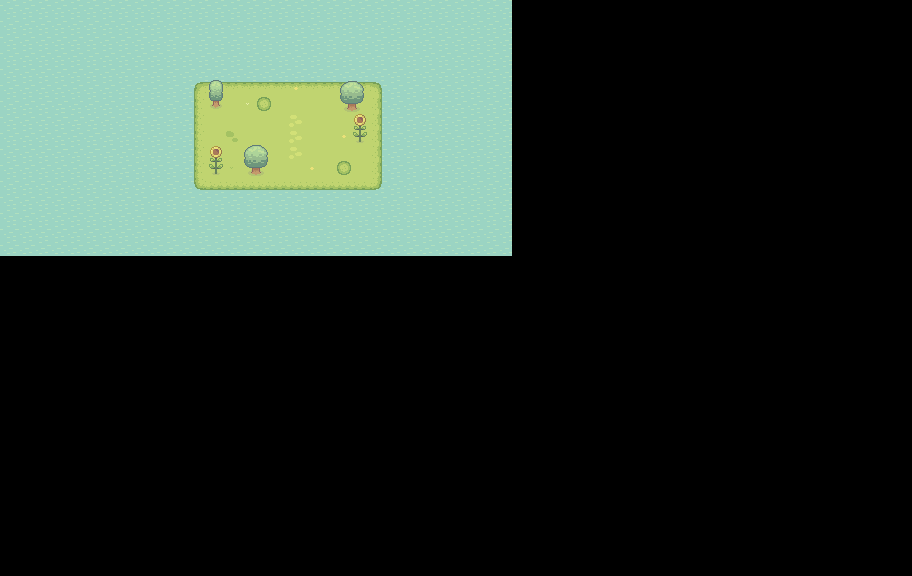

Below is a game level as drawn by its tile map, then a one-line description and the .tmx that defines it (tile-layer data replaced by summaries):
An orthogonal 57x36 tile map with 16x16 px tiles, 3 tile layers (Water, Grass, Plant), 5 tilesets.

<map version="1.5" tiledversion="1.7.2" orientation="orthogonal" renderorder="right-down" width="57" height="36" tilewidth="16" tileheight="16" infinite="0" nextlayerid="4" nextobjectid="1">
 <tileset firstgid="1" name="Grass" tilewidth="16" tileheight="16" tilecount="80" columns="10">
  <image source="../images/tilesets/Grass.png" width="160" height="128" />
 </tileset>
 <tileset firstgid="81" name="Hills" tilewidth="16" tileheight="16" tilecount="36" columns="6">
  <image source="../images/tilesets/Hills.png" width="96" height="96" />
 </tileset>
 <tileset firstgid="117" name="Dirt" tilewidth="16" tileheight="16" tilecount="64" columns="8">
  <image source="../images/tilesets/Tilled Dirt.png" width="128" height="128" />
 </tileset>
 <tileset firstgid="181" name="Water" tilewidth="16" tileheight="16" tilecount="4" columns="4">
  <image source="../images/tilesets/Water.png" width="64" height="16" />
 </tileset>
 <tileset firstgid="185" name="Objects" tilewidth="16" tileheight="16" tilecount="45" columns="9">
  <image source="../images/tilesets/Basic Grass Biom things 1.png" width="144" height="80" />
 </tileset>
 <layer id="1" name="Water" width="57" height="36">
  <data>[2052 cells, 512 non-empty, 4 distinct tile ids]</data>
 </layer>
 <layer id="2" name="Grass" width="57" height="36">
  <data>[2052 cells, 84 non-empty, 11 distinct tile ids]</data>
 </layer>
 <layer id="3" name="Plant" width="57" height="36">
  <data>[2052 cells, 21 non-empty, 12 distinct tile ids]</data>
 </layer>
</map>
